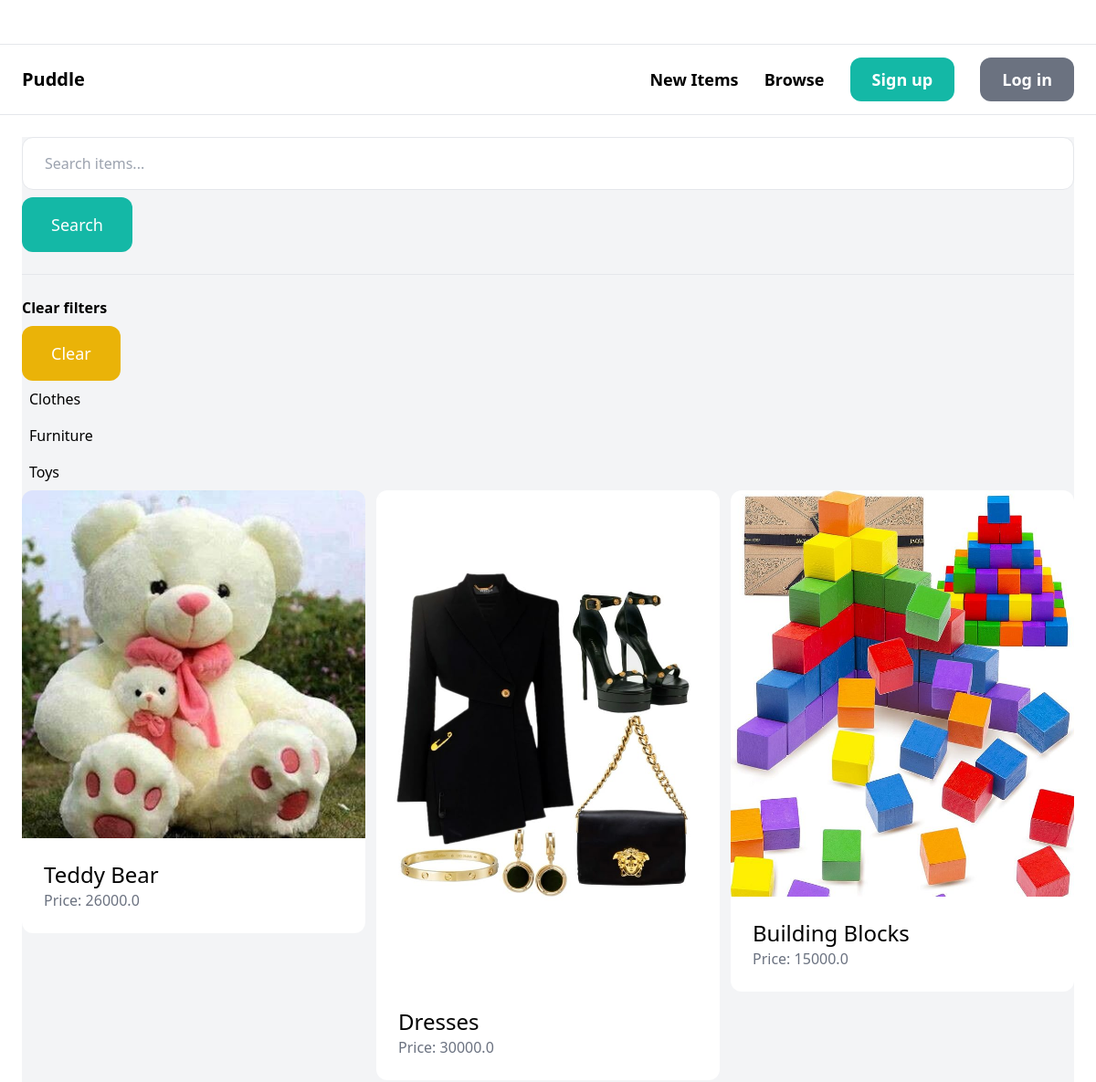
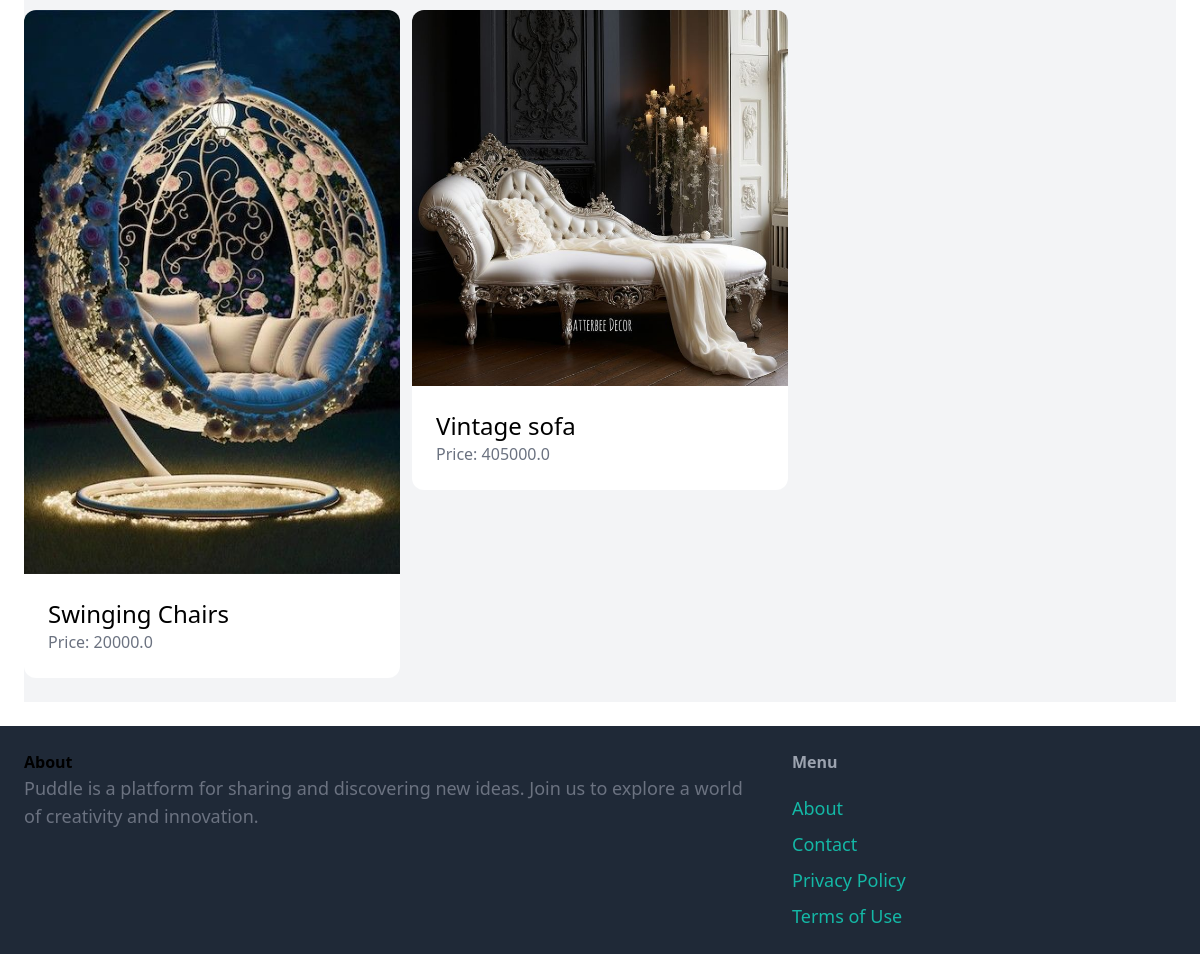
The app's page /items/ with its own data (2 pictures, top to bottom).
### item/models.py (models this page shows, shortened)
class Category(models.Model):
    name = models.CharField(max_length=255)
    class Meta:
        ordering = ('name' ,)
        verbose_name_plural = "Categories"

class Item(models.Model):
    category = models.ForeignKey(Category, related_name='items', on_delete=models.CASCADE)
    name = models.CharField(max_length=255)
    description = models.TextField(blank=True, null=True)
    price = models.FloatField()
    image = models.ImageField(upload_to='item_images', blank=True, null=True)
    is_sold = models.BooleanField(default=False)
    created_by = models.ForeignKey(User, related_name='items', on_delete=models.CASCADE)
    created_at = models.DateTimeField(auto_now_add=True)

### item/views.py (the view)
# urls.py: path('', views.items, name='items'),
def items( request ):
    query = request.GET.get('query','')
    category_id = request.GET.get('category',0)
    categories = Category.objects.all()
    items = Item.objects.filter(is_sold=False)
    if category_id:
        items = items.filter(category_id=category_id)
    if query:
        items = items.filter(Q(name__icontains=query) | Q(description__icontains=query))
    return render(request, 'item/items.html', {
        'items': items,
        'query': query,
        'categories': categories,
        'category_id': int(category_id)
    })

### item/templates/item/items.html (shortened to what this page needs)
{% extends 'core/base.html' %}
{% block content %}
    <div class="pb-6 grid-cols-4 gap-4 bg-gray-100">
        <div class="col-span-1">
            <form method ="get" action="{% url 'item:items' %}">
                 <input name="query" class="w-full py-4 px-6 border rounded-xl" type="text" value="{{ query }}" placeholder="Search items...">
                    <button class="mt-2 py-4 px-8 text-lg bg-teal-500 text-white rounded-xl">Search</button>
            </form>
            <hr class="my-6">
            <p class="font-semibold">Clear filters</p>
             <ul>
                <li><a href="{% url 'item:items' %}" class="mt-2 py-4 px-8 inline-block bg-yellow-500 text-lg rounded-xl text-white">Clear</a></li>
            <ul>
                {% for category in categories %}
                    <li class="py-2 px-2 rounded-xl{% if category.id == category_id %} bg-gray-200{% endif %}">
                        <a href="{% url 'item:items' %}?query={{ query }}&category={{ category.id }}">{{ category.name }}</a>
                    </li>
                {% endfor %}
            </ul>
        </div>
        <div class="col-span-3">
            <div class="grid grid-cols-3 gap-3">
                {% for item in items %}
                    <div>
                        <a href = "{% url 'item:detail' item.id %}">
                            <div>
                                <img src="{{ item.image.url }}" class="rounded-t-xl">
                            </div>
                            <div class = "p-6 bg-white rounded-b-xl">
                                <h2 class ="text-2xl">{{ item.name}}</h2>
                                <p class="text-gray-500">Price: {{item.price}}</p>
                            </div>
                        </a>
                    </div>
                {% endfor %}
            </div>
       </div>
    </div>
{% endblock %}

### records on screen
Category: name "Clothes"
Category: name "Furniture"
Category: name "Toys"
Item: image (picture), name "Teddy Bear", price "26000.0"
Item: image (picture), name "Dresses", price "30000.0"
Item: image (picture), name "Building Blocks", price "15000.0"
Item: image (picture), name "Swinging Chairs", price "20000.0"
Item: image (picture), name "Vintage sofa", price "405000.0"
